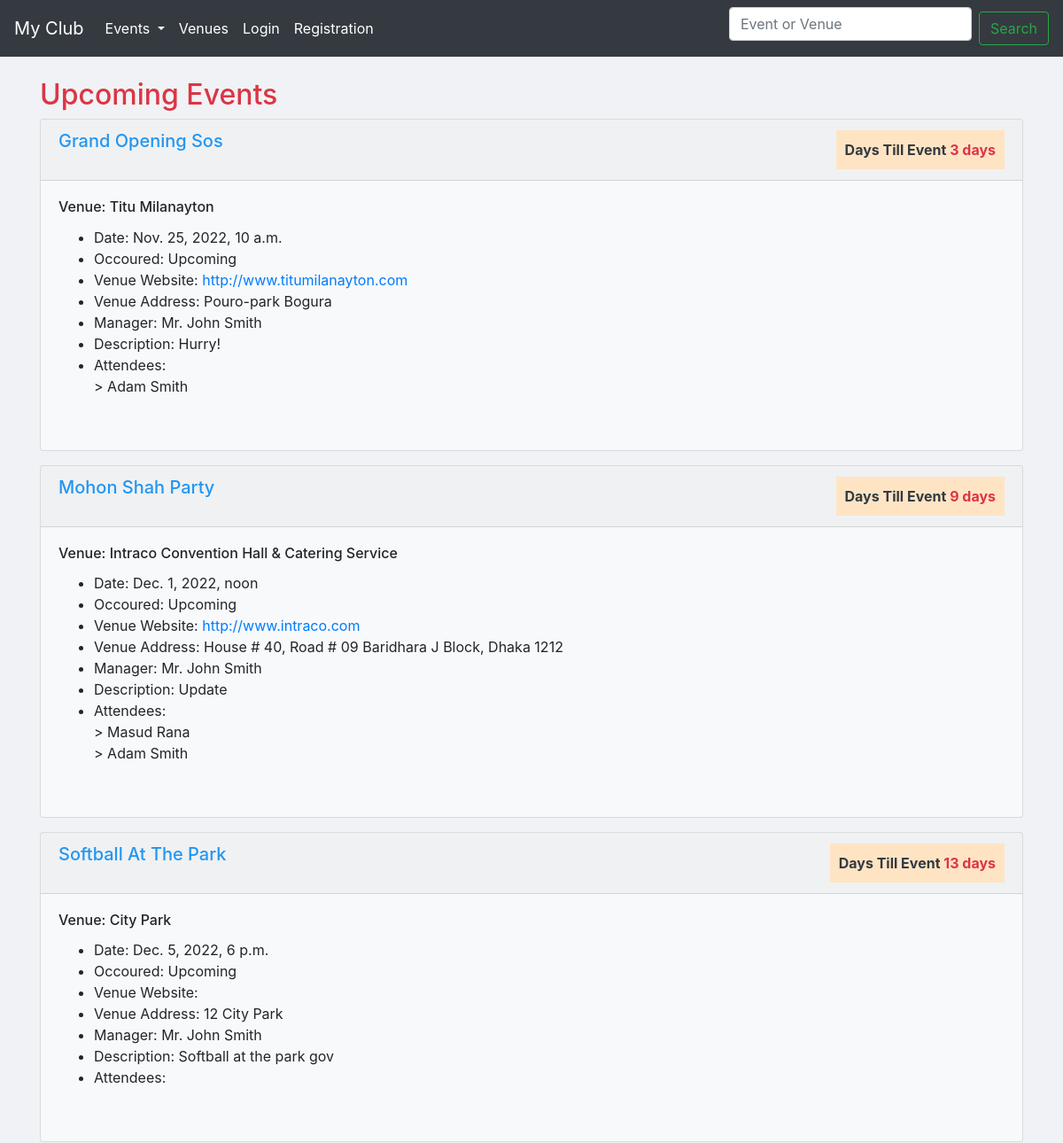
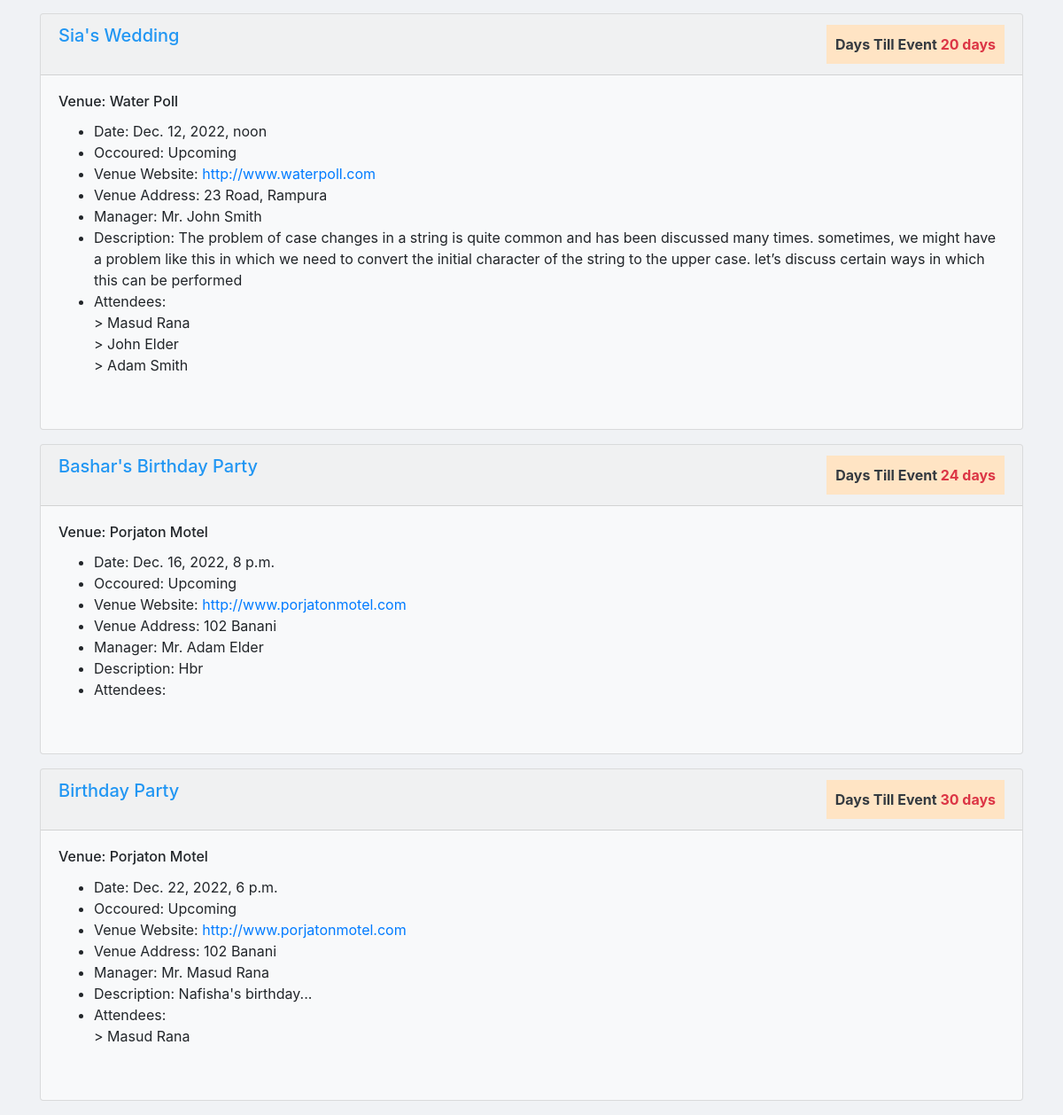
Page /upcoming-events/ on the committed database (2 pictures, top to bottom).
### events/models.py (models this page shows, shortened)
class Event(models.Model):
	name = models.CharField('Event name', max_length=120)
	event_date = models.DateTimeField('Event date')
	venue = models.ForeignKey(Venue, null=True, on_delete=models.CASCADE) # Many to One Relation
	manager = models.ForeignKey(User, blank=True,on_delete=models.CASCADE) # Many to one Relation
	description = models.TextField(blank=True)
	attendees = models.ManyToManyField(MyClubUser,blank=True) # Many to Many Relation
	def __str__(self):
		return self.name
	@property
	def Days_till(self):
		today = date.today()
		days_till = self.event_date.date() - today
		days_till_stipped = str(days_till).split(',',1)[0]
		return days_till_stipped
	@property
	def Is_Past(self):
		today = date.today()
		if self.event_date.date() < today:
			thing = "Past"
		else:
			thing = "Upcoming"
		return thing

class Venue(models.Model):
	name = models.CharField(verbose_name='Venue name', max_length=120)
	address = models.CharField(max_length=300)
	zip_code = models.CharField('Zip Code',max_length=10,blank=True)
	phone = models.CharField('Contact phone',max_length=15,blank=True)
	web = models.URLField('Website address', blank=True)
	email = models.EmailField('Email address',blank=True)
	owner = models.PositiveIntegerField(verbose_name='Venue Owner', blank=False, default=1)
	book = models.BooleanField(default=False, blank=True)
	images = models.ImageField(upload_to='venue/images/',verbose_name='Upload Image')
	def __str__(self):
		return self.name

class MyClubUser(models.Model):
	first_name = models.CharField(max_length=30)
	last_name = models.CharField(max_length=30)
	email = models.EmailField('User email')
	def __str__(self):
		return self.first_name + ' ' + self.last_name

### events/views.py (the view)
# urls.py: path('upcoming-events/', views.futurEvents, name='upcoming-events'),
def futurEvents(request):
	today = timezone.now()
	future_events = Event.objects.filter(event_date__gte=today).order_by('event_date')
	return render(request, 'events/upcoming-events.html', {'future_events':future_events})

### events/templates/events/upcoming-events.html (shortened to what this page needs)
{% extends 'events/base.html' %}
    {% block content %}
          <div class="row">
      <div class="col-8">
        <h2 class="text-danger">Upcoming Events</h2>
      </div>
    </div>
      {% for event in future_events %}
      <div class="card bg-light mb-3">
      <div class="card-header" style="color:#2196f3;">
        <div class="row">
          <div class="col-8">
            <strong><h5>{{event | title}}</h5></strong>
          </div>
          <div class="col-4">
            <strong class="float-right text-danger" style="padding:10px;background-color:bisque;"><span class="text-dark">Days Till Event </span>{{event.Days_till}}</strong>
          </div>
        </div>
      </div>
      <div class="card-body">
    <h6 class="card-title">Venue: {{event.venue | title}}</h6>
    <ul>
        <li>Date: {{event.event_date}}</li>
        <li>Occoured: {{event.Is_Past}}</li>
        <li>Venue Website: <a href="{{event.venue.web}}" target="_blank">{{event.venue.web}}</a> </li>
        <li>Venue Address: {{event.venue.address}}</li>
        <li>Manager: Mr. {{event.manager.first_name}} {{event.manager.last_name}}</li>
        <li>Description: {{event.description}}</li>
        <li>Attendees:<br/>
        {% for userattend in event.attendees.all %}
         > {{userattend}}<br>
        {% endfor %}
        </li>
      </ul>
        <br>
  </div>
</div>
      {% endfor %}
    {% endblock content %}

### events/templates/events/base.html (style rules this page uses)
body { background-color: #f0f2f5; }

### rows in the picture
Event: name "Grand Opening Sos", Days_till "3 days", venue "Titu Milanayton", event_date "Nov. 25, 2022, 10 a.m.", Is_Past "Upcoming", venue.web "http://www.titumilanayton.com", venue.address "Pouro-park Bogura", manager.first_name "John", manager.last_name "Smith", description "Hurry!"
MyClubUser: first_name+last_name "Adam Smith"
Event: name "Mohon Shah Party", Days_till "9 days", venue "Intraco Convention Hall & Catering Service", event_date "Dec. 1, 2022, noon", Is_Past "Upcoming", venue.web "http://www.intraco.com", venue.address "House # 40, Road # 09 Baridhara J Block, Dhaka 1212", manager.first_name "John", manager.last_name "Smith", description "Update"
MyClubUser: first_name+last_name "Masud Rana"
Event: name "Softball At The Park", Days_till "13 days", venue "City Park", event_date "Dec. 5, 2022, 6 p.m.", Is_Past "Upcoming", venue.address "12 City Park", manager.first_name "John", manager.last_name "Smith", description "Softball at the park gov"
Event: name "Sia's Wedding", Days_till "20 days", venue "Water Poll", event_date "Dec. 12, 2022, noon", Is_Past "Upcoming", venue.web "http://www.waterpoll.com", venue.address "23 Road, Rampura", manager.first_name "John", manager.last_name "Smith", description "The problem of case changes in a string is quite common and has been discussed many times. sometimes, we might have a problem like this in which we need to convert the initial character of the string to the upper case. let’s discuss certain ways in which this can be performed"
MyClubUser: first_name+last_name "John Elder"
Event: name "Bashar's Birthday Party", Days_till "24 days", venue "Porjaton Motel", event_date "Dec. 16, 2022, 8 p.m.", Is_Past "Upcoming", venue.web "http://www.porjatonmotel.com", venue.address "102 Banani", manager.first_name "Adam", manager.last_name "Elder", description "Hbr"
Event: name "Birthday Party", Days_till "30 days", venue "Porjaton Motel", event_date "Dec. 22, 2022, 6 p.m.", Is_Past "Upcoming", venue.web "http://www.porjatonmotel.com", venue.address "102 Banani", manager.first_name "Masud", manager.last_name "Rana", description "Nafisha's birthday..."
